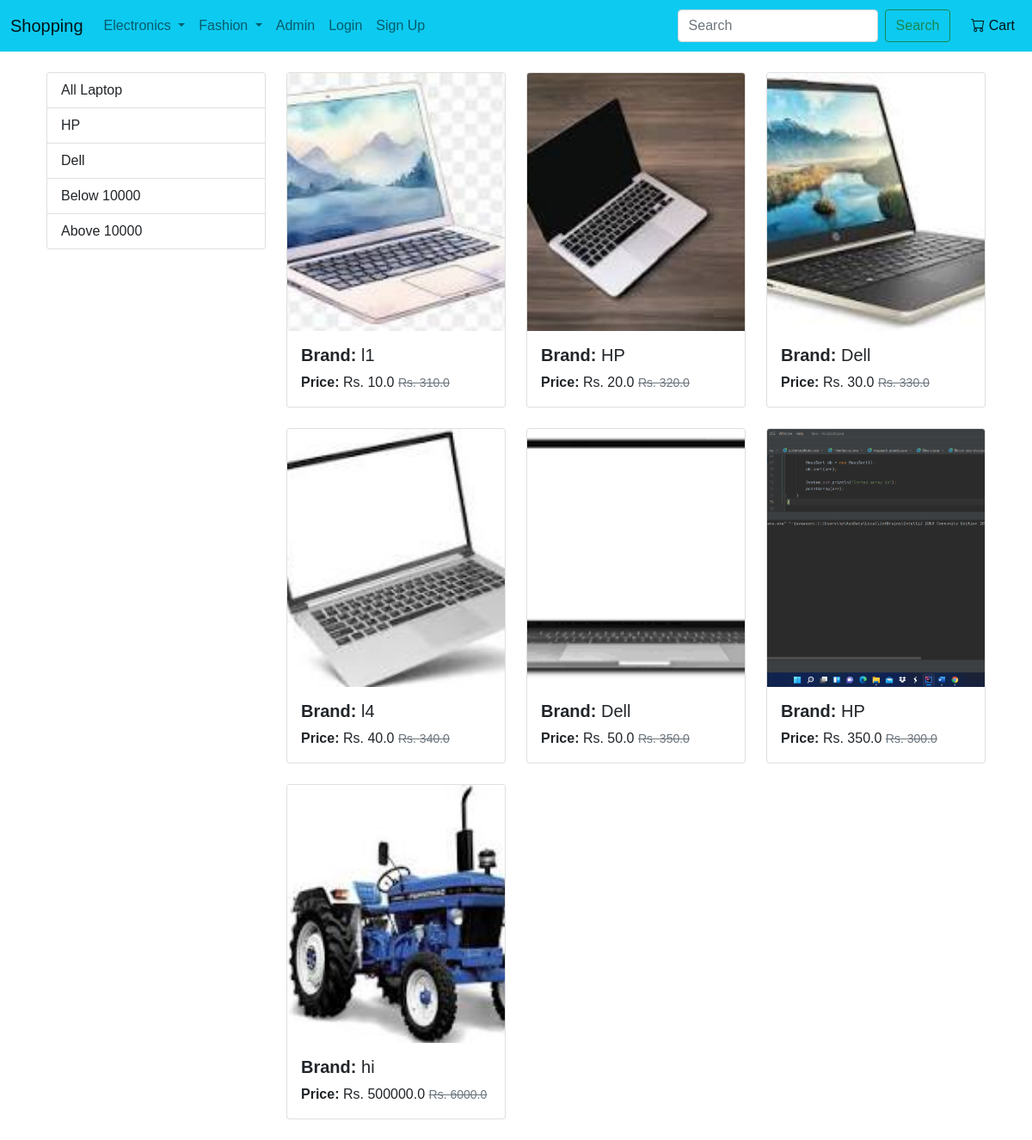
The page /laptopView/ on the database its author committed.
### shopapp/models.py (models this page shows, shortened)
class Product(models.Model):
    title=models.CharField(max_length=100)
    selling_price=models.FloatField()
    discounted_price=models.FloatField()
    description=models.TextField()
    brand=models.CharField(max_length=100)
    category=models.CharField(choices=CATEGORY_CHOICES,max_length=2)
    product_image=models.ImageField(upload_to='productimg')

### shopapp/views.py (the view)
# urls.py: path("laptopView/",views.laptopView,name="laptopView"),
def laptopView(request,data=None):
	if data==None :
			laptops = Product.objects.filter(category='L')
	elif data == 'HP' or data == 'Dell':
			laptops = Product.objects.filter(category='L').filter(brand=data)
	elif data == 'below':
			laptops = Product.objects.filter(category='L').filter(discounted_price__lt=10000)
	elif data == 'above':
			laptops = Product.objects.filter(category='L').filter(discounted_price__gt=10000)
	return render(request, 'shop/laptop.html', {'laptops':laptops})

### shopapp/templates/shop/laptop.html (shortened to what this page needs)
{% extends 'shop/base.html' %}
{% load static %}
{% block content %}
<div class="container mt-4">
    <div class="row">
        <div class="col-12 col-md-3 mb-4">
            <div class="list-group">
                <a href="{% url 'laptopView' %}" class="list-group-item list-group-item-action" aria-current="true">All Laptop</a>
                <a href="{% url 'laptopdata' 'HP' %}" class="list-group-item list-group-item-action" aria-current="true">HP</a>
                <a href="{% url 'laptopdata' 'Dell' %}" class="list-group-item list-group-item-action">Dell</a>
                <a href="{% url 'laptopdata' 'below' %}" class="list-group-item list-group-item-action">Below 10000</a>
                <a href="{% url 'laptopdata' 'above' %}" class="list-group-item list-group-item-action">Above 10000</a>
            </div>
        </div>
        <div class="col-12 col-md-9">
            <div class="row">
                {% for product in laptops %}
                <div class="col-12 col-sm-6 col-md-4 mb-4">
                    <div class="card h-100">
                        <a href="{% url 'product_details' product.id %}">
                            <img src="{{ product.product_image.url }}" class="card-img-top" alt="{{ product.title }}" style="height: 300px; object-fit: cover;">
                        </a>
                            <div class="card-body">
                                <h5 class="card-text"><strong>Brand:</strong> {{ product.brand }}</h5>
                                <p class="card-text">
                                    <strong>Price:</strong> Rs. {{ product.discounted_price }}
                                    <small class="text-muted">
                                        <del>Rs. {{ product.selling_price }}</del>
                                    </small>
                                </p>
                            </div>
                    </div>
                </div>
                {% endfor %}
            </div>
        </div>
    </div>
</div>
{% endblock content %}

### shopapp/static/css/style.css (style rules this page uses)
* { margin: 0; font-family: Arial; border: border-box; }

### rows shown on the page
Product: product_image (picture), brand "l1", discounted_price "10.0", selling_price "310.0"
Product: product_image (picture), brand "HP", discounted_price "20.0", selling_price "320.0"
Product: product_image (picture), brand "Dell", discounted_price "30.0", selling_price "330.0"
Product: product_image (picture), brand "l4", discounted_price "40.0", selling_price "340.0"
Product: product_image (picture), brand "Dell", discounted_price "50.0", selling_price "350.0"
Product: product_image (picture), brand "HP", discounted_price "350.0", selling_price "300.0"
Product: product_image (picture), brand "hi", discounted_price "500000.0", selling_price "6000.0"
